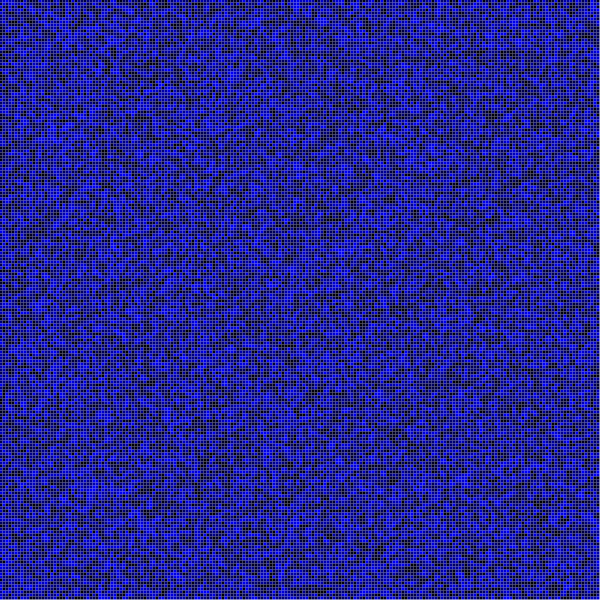
Frame 1 (no input)
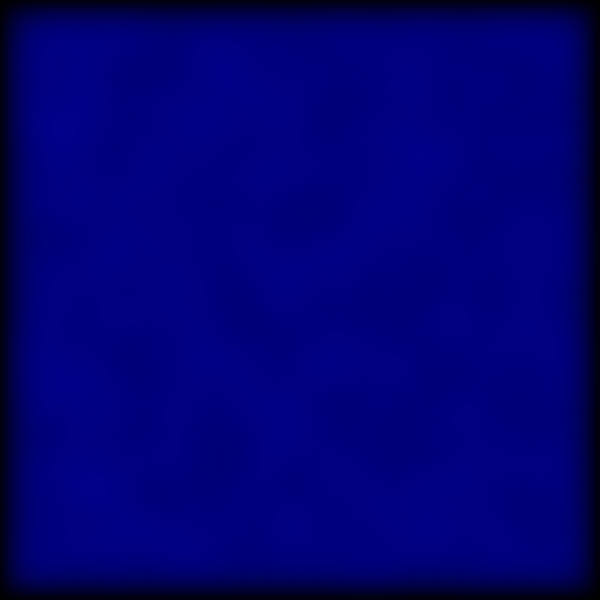
Frame 60 (the mouse pressed at the canvas centre just before this capture)
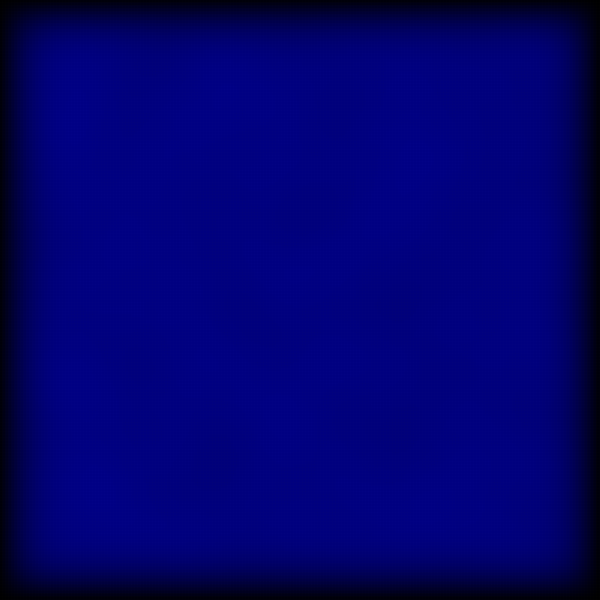
Frame 120 (the mouse held since frame 60 and released just before this capture)

The Processing sketch that drew these frames (run headless with seeded random() and noise(); from frame 60 on, the mouse is pressed at the canvas centre):

// Processing sketch: difusao_estranha
// ── difusao_estranha.pde
//altere esses valores//
int grade = 200; //tamanho lateral da grade

int largura;  //largura dos pixeis por tela
pixel[][] quadrado = new pixel[grade][grade]; //gerar pixel para cada index da grade;

void setup() {
  size(600, 600); //manter valores iguais para largura e altuera
  background(255);
  rectMode(CENTER);
  noStroke();

  largura = width/grade;

  for (int i = 0; i<grade; i++) {
    for (int j = 0; j<grade; j++) {
      quadrado[i][j]= new pixel((i*largura)+largura/2, (j*largura)+largura/2);
    }
  }
}

void draw() {
  for (int i = 0; i<grade; i++) {
    for (int j = 0; j<grade; j++) {
      quadrado[i][j].mostra();
      soma(i, j);
    }
  }
  for (int i = 0; i<grade; i++) {
    for (int j = 0; j<grade; j++) {
      quadrado[i][j].valor=quadrado[i][j].nextValor;
    }
  }
  //delay(100);
}

void soma(int i, int j) {
  float total = 0;
  if (i!=0) {
    total += quadrado[i-1][j].valor;
  }
  if (i!=grade-1) {
    total += quadrado[i+1][j].valor;
  }
  if (j!=0) {
    total += quadrado[i][j-1].valor;
  }
  if (j!=grade-1) {
    total += quadrado[i][j+1].valor;
  }
  if (i!=0 && j!=0) {
    total += quadrado[i-1][j-1].valor;
  }
  if (i!=grade-1 && j!=grade-1) {
    total += quadrado[i+1][j+1].valor;
  }
  if (i!=grade-1 && j!=0) {
    total += quadrado[i+1][j-1].valor;
  }
  if (i!=0 && j!=grade-1) {
    total += quadrado[i-1][j+1].valor;
  }
  //if (total > 1) {
  //  total = 0;
  //}
  total=total/8;
  quadrado[i][j].nextValor = total;
}

// ── pixel.pde
class pixel{
 float x;
 float y;
 float valor;
 float nextValor;
 pixel(float xpos, float ypos){
   x=xpos;
   y=ypos;
   //if(random(1)<0.1){
   //  valor=random(0,1);
   //}else{
   //  valor=0;
   //}
    valor=random(0,1);
   nextValor = 0;
 }
 
 void mostra(){
  fill(0,0,valor*255);
  rect(x,y,largura,largura);
 }
}
